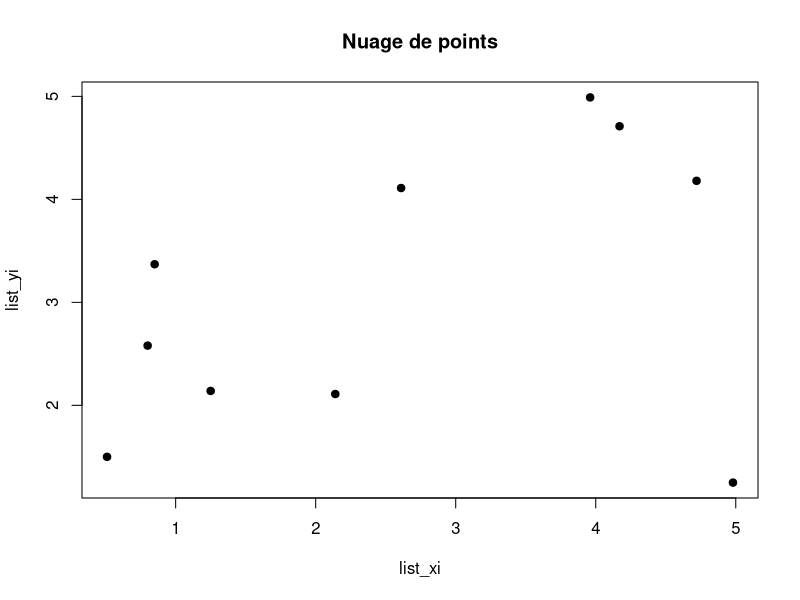
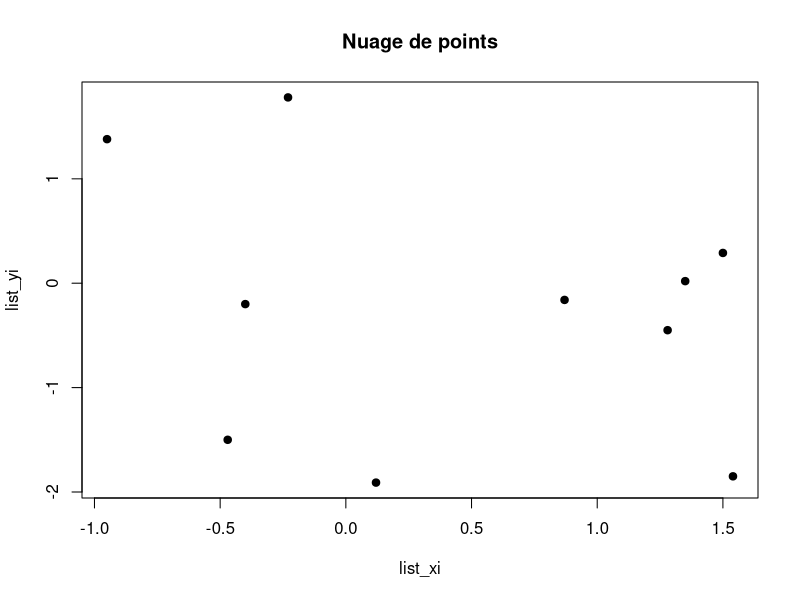
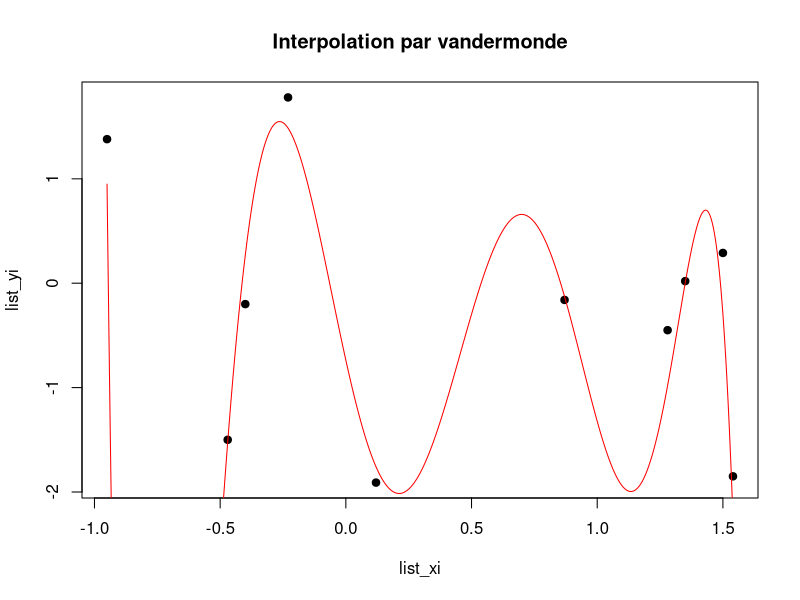
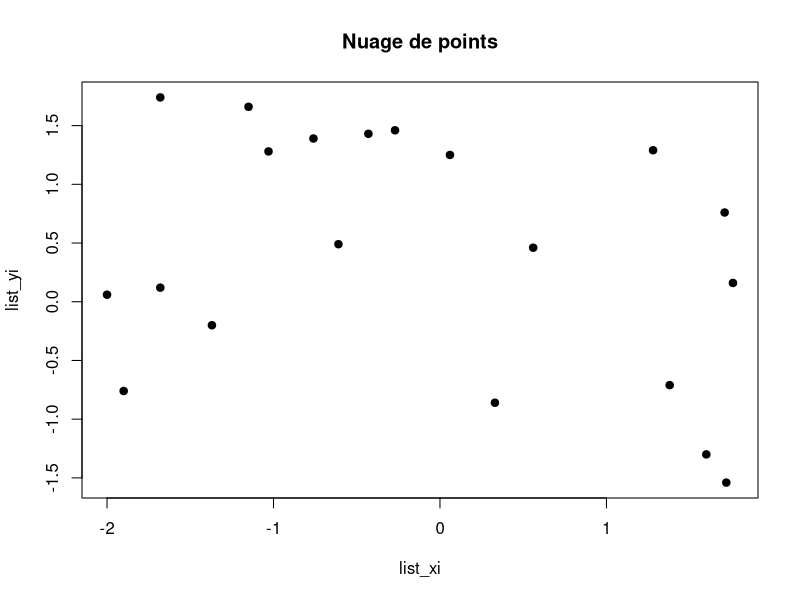

Recreate these plots in R, in order. (Note: this script raises an error after producing the figures.)
##################################################
# PARTIE 1
generate_plot <- function(a, 
                          b, 
                          c, 
                          d, 
                          nb_points) {
  list_xi <- sort(
    round(
      runif(
        nb_points, 
        min=a, 
        max=b),
      2)
    )
  list_yi <- round(
    runif(nb_points, 
          min=c, 
          max=d), 
    2)
  
  plot(x=list_xi, y=list_yi, main="Nuage de points", pch=19)
  
  return(list(list_xi, list_yi))
}

create_delta <- function() {
  nb_points <- floor(as.numeric(readline(prompt="Enter a number of points: ")))
  # TODO : check that a <= b and c <= d, and rephrase
  a <- as.numeric(readline(prompt="Enter value 'a': "))
  b <- as.numeric(readline(prompt="Enter value 'b': "))
  c <- as.numeric(readline(prompt="Enter value 'c': "))
  d <- as.numeric(readline(prompt="Enter value 'd': "))
  
  list_of_xiyi <- generate_plot(a, b, c, d, nb_points)
  return(list_of_xiyi)
}

# Exemple
result <- generate_plot(a=0, 
                        b=5, 
                        c=0, 
                        d=5, 
                        nb_points=10)
##################################################



##################################################
# PARTIE 2
vandertruc_matrix <- function(x, n) {
  return(
    round(
      outer(x, 0:n, `^`)
      ,2)
    )
}

interpolation_polynomiale_vander <- function(list_xi, 
                                             list_yi, 
                                             degre) {
  V <- vandertruc_matrix(list_xi, degre)
  coefficients <- solve(V, list_yi)
  
  return(coefficients)
}

draw <- function(list_xi, 
                 list_yi,
                 coeffs) {
  degre <- length(coeffs) - 1
  xs <- seq(min(list_xi), max(list_xi), length.out=1000)
  ys <- sapply(xs, function(xi) sum(coeffs * xi^(0:degre)))
  
  plot(list_xi, list_yi, main=paste("Interpolation par vandermonde"), pch=19)
  lines(xs, ys, col="red")
}

do_p2 <- function(degre, 
                  a=-2, 
                  b=2, 
                  c=-2, 
                  d=2) {
  result <- generate_plot(a=a, b=b, c=c, d=d, nb_points=degre+1)
  list_xi <- result[[1]]
  list_yi <- result[[2]]
  coeffs <- interpolation_polynomiale_vander(list_xi, list_yi, degre)
  draw(list_xi, list_yi, coeffs)
}


do_p2(9)
do_p2(19)    # Impossible si les valeurs b et d sont trop grandes
# do_p2(29)    # Ne marche pas car trop de points trop proches ou les polynomes trop grands
##################################################



##################################################
# PARTIE 3
newton_coefficients <- function(list_xi, list_yi) {
  n <- length(list_xi)
  coeffs <- list_yi
  for (j in 2:n) {
    for (i in n:1) {
      if (i >= j) {
        coeffs[i] <- (coeffs[i] - coeffs[i-1]) / (list_xi[i] - list_xi[i - j+1])
      }
    }
  }
  return(round(coeffs,2))
}


interpolation_polynomiale_newton <- function(list_xi, 
                                             coeffs, 
                                             eval_points) {
  n <- length(coeffs)
  y_eval <- rep(coeffs[n], length(eval_points))
  for (k in (n-1):1) {
    y_eval <- y_eval * (eval_points - list_xi[k]) + coeffs[k]
  }
  return(round(y_eval,2))
}


draw_newton <- function(list_xi, 
                        list_yi, 
                        coeffs) {
  xs <- seq(min(list_xi), max(list_xi), length.out=1000)
  ys <- interpolation_polynomiale_newton(list_xi, coeffs, xs)
  
  plot(list_xi, list_yi, main="Interpolation par Newton", pch=19, xlab="x", ylab="y")
  lines(xs, ys, col="blue")
}


compare_interpolations <- function(degre, 
                                   a=-2, 
                                   b=2, 
                                   c=-2, 
                                   d=2) {
  result <- generate_plot(a=a, b=b, c=c, d=d, nb_points=degre+1)
  list_xi <- result[[1]]
  list_yi <- result[[2]]
  
  vandermonde_coeffs <- interpolation_polynomiale_vander(list_xi, list_yi, degre)
  draw(list_xi, list_yi, vandermonde_coeffs)
  
  newton_coeffs <- newton_coefficients(list_xi, list_yi)
  draw_newton(list_xi, list_yi, newton_coeffs)
}

compare_interpolations(9)
compare_interpolations(19)
# test du 29 sur Newton
result <- generate_plot(a=-2, b=2, c=-2, d=2, nb_points=29+1)
list_xi <- result[[1]]
list_yi <- result[[2]]
newton_coeffs <- newton_coefficients(list_xi, list_yi)
draw_newton(list_xi, list_yi, newton_coeffs)
# Newton bien meilleur, mais 29 toujours KO
##################################################



##################################################
# PARTIE 4




##################################################



##################################################
# PARTIE 5




